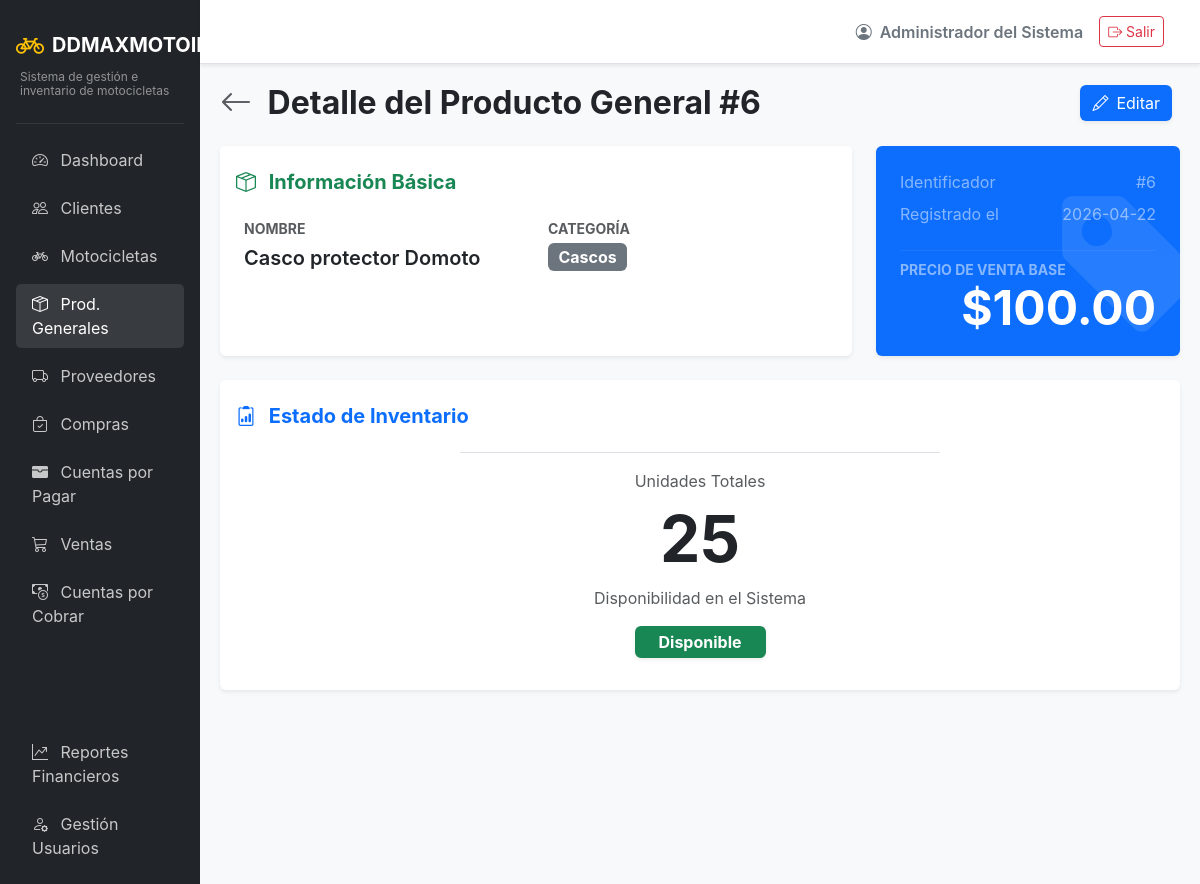
The app's page /inventory/products/detail/6 (signed in) with its own data.
### app/models/auth.py (models this page shows, shortened)
class Usuarios(UserMixin, db.Model):
    __tablename__ = 'usuarios'
    id = db.Column(db.Integer, primary_key=True)
    usuario = db.Column(db.String(50), unique=True, nullable=False)
    password_hash = db.Column(db.String(255), nullable=False)
    rol_id = db.Column(db.Integer, db.ForeignKey('roles.id'), nullable=False)
    estado = db.Column(db.String(20), default='activo') # activo/inactivo
    nombre = db.Column(db.String(100), nullable=False)
    created_at = db.Column(db.DateTime, default=datetime.utcnow)
    updated_at = db.Column(db.DateTime, default=datetime.utcnow, onupdate=datetime.utcnow)

### app/models/entities.py (models this page shows)
class Productos(db.Model):
    __tablename__ = 'productos'
    id = db.Column(db.Integer, primary_key=True)
    nombre = db.Column(db.String(150), nullable=False)
    categoria_id = db.Column(db.Integer, db.ForeignKey('categorias_producto.id'), nullable=False)
    precio = db.Column(db.Numeric(10, 2), nullable=False)
    stock = db.Column(db.Integer, default=0)
    estado = db.Column(db.String(20), default='disponible')
    created_at = db.Column(db.DateTime, default=datetime.utcnow)
    motocicleta = db.relationship('Motocicletas', backref='producto', uselist=False)

class CategoriasProducto(db.Model):
    __tablename__ = 'categorias_producto'
    id = db.Column(db.Integer, primary_key=True)
    nombre = db.Column(db.String(100), unique=True, nullable=False)
    descripcion = db.Column(db.String(255))
    productos = db.relationship('Productos', backref='categoria', lazy=True)

### app/routes/inventory.py (the view)
@inventory_bp.route('/products/detail/<int:id>')
def detail_product(id):
    producto = db.session.get(Productos, id)
    if not producto or producto.motocicleta:
        flash('Producto no encontrado.', 'danger')
        return redirect(url_for('inventory.list_products'))
    return render_template('inventory/products_detail.html', producto=producto)

### app/models/auth.py (called while the page is built)
@login_manager.user_loader
def load_user(user_id):
    return db.session.get(Usuarios, int(user_id))

### app/templates/inventory/products_detail.html
{% extends "base.html" %}
{% block content %}
<div class="d-flex justify-content-between align-items-center mb-4">
    <h2 class="fw-bold mb-0">
        <a href="{{ url_for('inventory.list_products') }}" class="text-decoration-none text-muted me-2"><i class="bi bi-arrow-left"></i></a>
        Detalle del Producto General #{{ producto.id }}
    </h2>
    <div>
        <a href="{{ url_for('inventory.edit_product', id=producto.id) }}" class="btn btn-primary shadow-sm bg-primary border-0 me-2">
            <i class="bi bi-pencil me-2"></i>Editar
        </a>
    </div>
</div>
<div class="row g-4">
    <div class="col-lg-8">
        <div class="card shadow-sm border-0 h-100">
            <div class="card-header bg-white pt-4 pb-0 border-0">
                <h5 class="fw-bold text-success mb-0"><i class="bi bi-box-seam me-2"></i> Información Básica</h5>
            </div>
            <div class="card-body p-4">
                <div class="row g-4">
                    <div class="col-sm-6">
                        <span class="text-muted small text-uppercase fw-bold d-block mb-1">Nombre</span>
                        <div class="fw-semibold fs-5">{{ producto.nombre }}</div>
                    </div>
                    <div class="col-sm-6">
                        <span class="text-muted small text-uppercase fw-bold d-block mb-1">Categoría</span>
                        <div class="fw-medium">
                            <span class="badge bg-secondary fs-6">{{ producto.categoria.nombre if producto.categoria else 'N/A' }}</span>
                        </div>
                    </div>
                </div>
            </div>
        </div>
    </div>
    <div class="col-lg-4">
        <div class="card shadow-sm border-0 bg-primary text-white h-100 position-relative overflow-hidden">
            <i class="bi bi-tag-fill position-absolute text-white" style="font-size: 10rem; right: -2rem; bottom: -2rem; opacity: 0.1;"></i>
            <div class="card-body p-4 position-relative z-1 d-flex flex-column justify-content-center">
                <div class="d-flex justify-content-between align-items-center mb-2 text-white-50">
                    <span>Identificador</span>
                    <span>#{{ producto.id }}</span>
                </div>
                <div class="d-flex justify-content-between align-items-center mb-3 text-white-50">
                    <span>Registrado el</span>
                    <span>{{ producto.created_at.strftime('%Y-%m-%d') if producto.created_at else 'N/A' }}</span>
                </div>
                <hr class="border-white border-opacity-25 my-2">
                <span class="text-white-50 small text-uppercase fw-bold mb-1">Precio de Venta Base</span>
                <h2 class="display-5 fw-bold mb-0 lh-1 text-end">${{ "{:,.2f}".format(producto.precio) }}</h2>
            </div>
        </div>
    </div>
    <div class="col-12 mt-4">
        <div class="card shadow-sm border-0">
            <div class="card-header bg-white pt-4 pb-0 border-0">
                <h5 class="fw-bold text-primary mb-0"><i class="bi bi-clipboard2-data me-2"></i> Estado de Inventario</h5>
            </div>
                <div class="mt-4 pt-3 border-top w-50 mx-auto text-center" style="padding-bottom: 2rem;">
                    <span class="text-muted d-block mb-2">Unidades Totales</span>
                    <h1 class="display-3 fw-bold text-dark">{{ producto.stock }}</h1>
                    <span class="text-muted d-block mb-3">Disponibilidad en el Sistema</span>
                    <span class="badge {% if producto.estado == 'disponible' %}bg-success{% else %}bg-secondary{% endif %} fs-6 py-2 px-4 shadow-sm">
                        {{ producto.estado|title }}
                    </span>
                </div>
            </div>
        </div>
    </div>
</div>
{% endblock %}

### app/templates/base.html (shortened to what this page needs)
<!DOCTYPE html>
<html lang="es">
<head>
    <link href="https://cdn.jsdelivr.net/npm/bootstrap@5.3.2/dist/css/bootstrap.min.css" rel="stylesheet">
    <link href="https://cdn.jsdelivr.net/npm/bootstrap-icons@1.11.1/font/bootstrap-icons.css" rel="stylesheet">
</head>
<body>
    <div class="container-fluid p-0">
        <div class="row g-0">
            <div class="col-md-2 sidebar d-none d-md-block p-3">
                <a href="{{ url_for('main.dashboard') }}" class="text-decoration-none d-flex flex-column mb-4 mt-2">
                    <div class="d-flex align-items-center">
                        <i class="bi bi-bicycle fs-3 text-warning me-2"></i>
                        <span class="fs-5 text-white fw-bold">DDMAXMOTOIMPORT</span>
                    </div>
                    <div class="text-white-50 mt-1 ps-1" style="font-size: 0.75rem; line-height: 1.2;">Sistema de gestión e inventario de motocicletas</div>
                </a>
                <hr class="text-secondary">
                <ul class="nav flex-column gap-2">
                    <li class="nav-item">
                        <a class="nav-link {% if request.endpoint and request.endpoint.startswith('main.') %}active{% endif %}" href="{{ url_for('main.dashboard') }}">
                            <i class="bi bi-speedometer2 me-2"></i> Dashboard
                        </a>
                    </li>
                    <li class="nav-item">
                        <a class="nav-link {% if request.endpoint and request.endpoint.startswith('clients.') %}active{% endif %}" href="{{ url_for('clients.list_clients') }}">
                            <i class="bi bi-people me-2"></i> Clientes
                        </a>
                    </li>
                    <li class="nav-item">
                        <a class="nav-link {% if request.endpoint and request.endpoint.startswith('inventory.') and 'product' not in request.endpoint %}active{% endif %}" href="{{ url_for('inventory.list_motorcycles') }}">
                            <i class="bi bi-bicycle me-2"></i> Motocicletas
                        </a>
                    </li>
                    <li class="nav-item">
                        <a class="nav-link {% if request.endpoint and request.endpoint.startswith('inventory.') and 'product' in request.endpoint %}active{% endif %}" href="{{ url_for('inventory.list_products') }}">
                            <i class="bi bi-box-seam me-2"></i> Prod. Generales
                        </a>
                    </li>
                    <li class="nav-item">
                        <a class="nav-link {% if request.endpoint and request.endpoint.startswith('suppliers.') %}active{% endif %}" href="{{ url_for('suppliers.list_suppliers') }}">
                            <i class="bi bi-truck me-2"></i> Proveedores
                        </a>
                    </li>
                    <li class="nav-item">
                        <a class="nav-link {% if request.endpoint and request.endpoint.startswith('purchases.') %}active{% endif %}" href="{{ url_for('purchases.list_purchases') }}">
                            <i class="bi bi-bag-check me-2"></i> Compras
                        </a>
                    </li>
                    <li class="nav-item">
                        <a class="nav-link {% if request.endpoint and request.endpoint.startswith('payables.') %}active{% endif %}" href="{{ url_for('payables.list_accounts') }}">
                            <i class="bi bi-wallet-fill me-2"></i> Cuentas por Pagar
                        </a>
                    </li>
                    <li class="nav-item">
                        <a class="nav-link {% if request.endpoint and request.endpoint.startswith('sales.') %}active{% endif %}" href="{{ url_for('sales.list_sales') }}">
                            <i class="bi bi-cart3 me-2"></i> Ventas
                        </a>
                    </li>
                    <li class="nav-item">
                        <a class="nav-link {% if request.endpoint and request.endpoint.startswith('accounts.') %}active{% endif %}" href="{{ url_for('accounts.list_accounts') }}">
                            <i class="bi bi-cash-coin me-2"></i> Cuentas por Cobrar
                        </a>
                    </li>
                    {% if current_user.is_authenticated and current_user.rol.nombre|upper in ['ADMIN', 'ADMINISTRADOR'] %}
                    <li class="nav-item mt-3">
                        <span class="nav-link text-uppercase small fw-bold text-muted" style="letter-spacing: 1px;">Operaciones Admin</span>
                    </li>
                    <li class="nav-item">
                        <a class="nav-link {% if request.endpoint and request.endpoint.startswith('reports.') %}active{% endif %}" href="{{ url_for('reports.sales_report') }}">
                            <i class="bi bi-graph-up-arrow me-2"></i> Reportes Financieros
                        </a>
                    </li>
                    <li class="nav-item">
                        <a class="nav-link" href="#" onclick="alert('Módulo de usuarios en desarrollo'); return false;">
                            <i class="bi bi-person-gear me-2"></i> Gestión Usuarios
                        </a>
                    </li>
                    {% endif %}
                </ul>
            </div>
            <div class="col-md-10 d-flex flex-column vh-100">
                <nav class="navbar navbar-expand-lg navbar-light bg-white border-bottom shadow-sm px-4 py-3">
                    <div class="container-fluid">
                        <div class="ms-auto d-flex align-items-center">
                            <span class="me-3 fw-semibold text-secondary">
                                <i class="bi bi-person-circle me-1"></i> {{ current_user.nombre }}
                            </span>
                            <a href="{{ url_for('auth.logout') }}" class="btn btn-outline-danger btn-sm">
                                <i class="bi bi-box-arrow-right"></i> Salir
                            </a>
                        </div>
                    </div>
                </nav>
                <main class="content-area flex-grow-1 overflow-auto">
                    {% block content %}{% endblock %}
            </div>
        </div>
</body>
</html>

### app/templates/base.html (style rules this page uses)
body { background-color: #f8f9fa; font-family: 'Inter', sans-serif; }
.sidebar { background-color: #212529; min-height: 100vh; color: #fff; }
.sidebar .nav-link { color: rgba(255,255,255,.75); transition: 0.3s; }
.sidebar .nav-link:hover, .sidebar .nav-link.active { color: #fff; background: rgba(255,255,255,.1); border-radius: 5px; }
.content-area { padding: 20px; }

### records on screen
Usuarios: nombre "Administrador del Sistema"
Productos: id "6", nombre "Casco protector Domoto", created_at "2026-04-22", precio "100.00", stock "25", estado "Disponible"
CategoriasProducto: categoria "Cascos"
